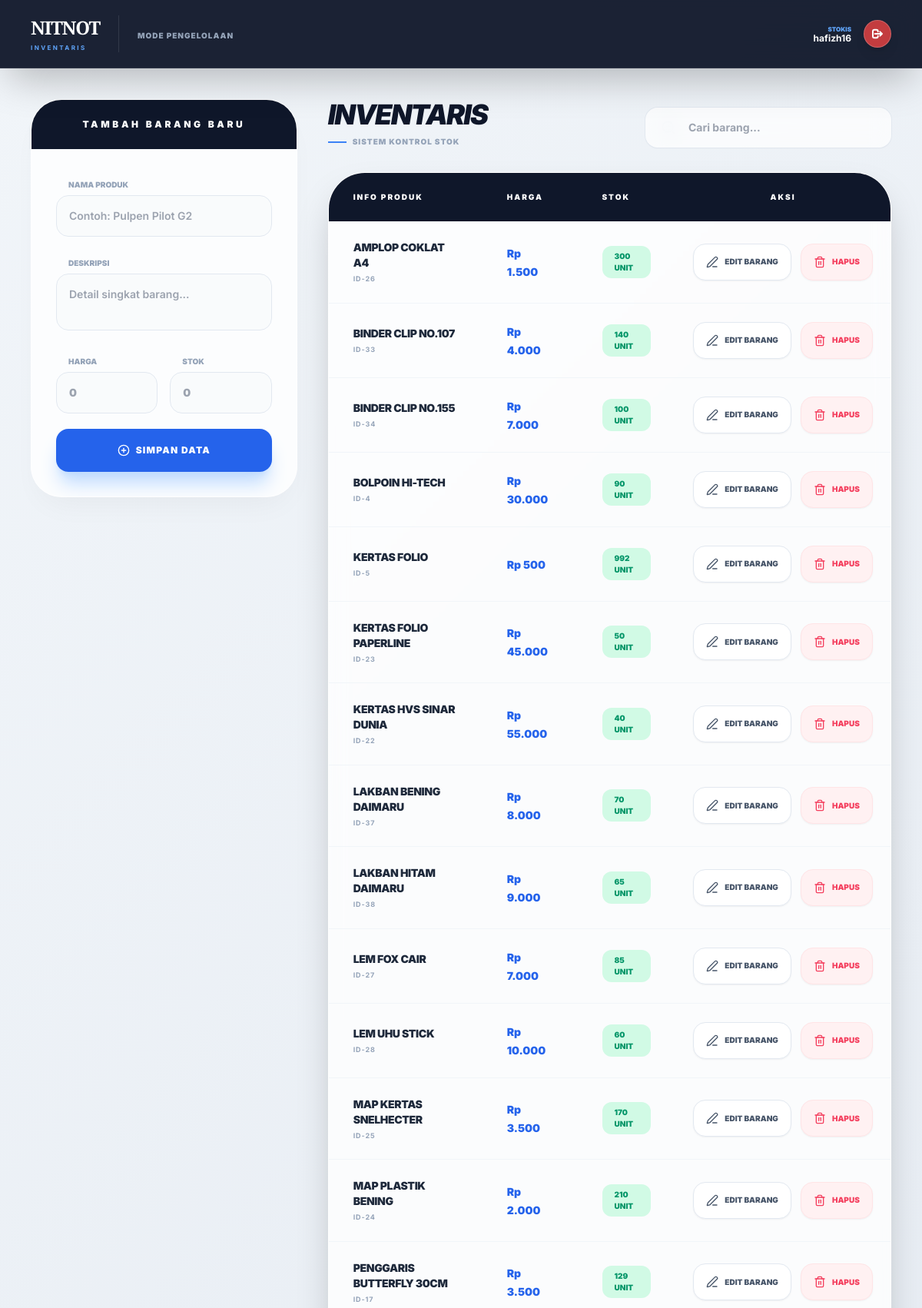
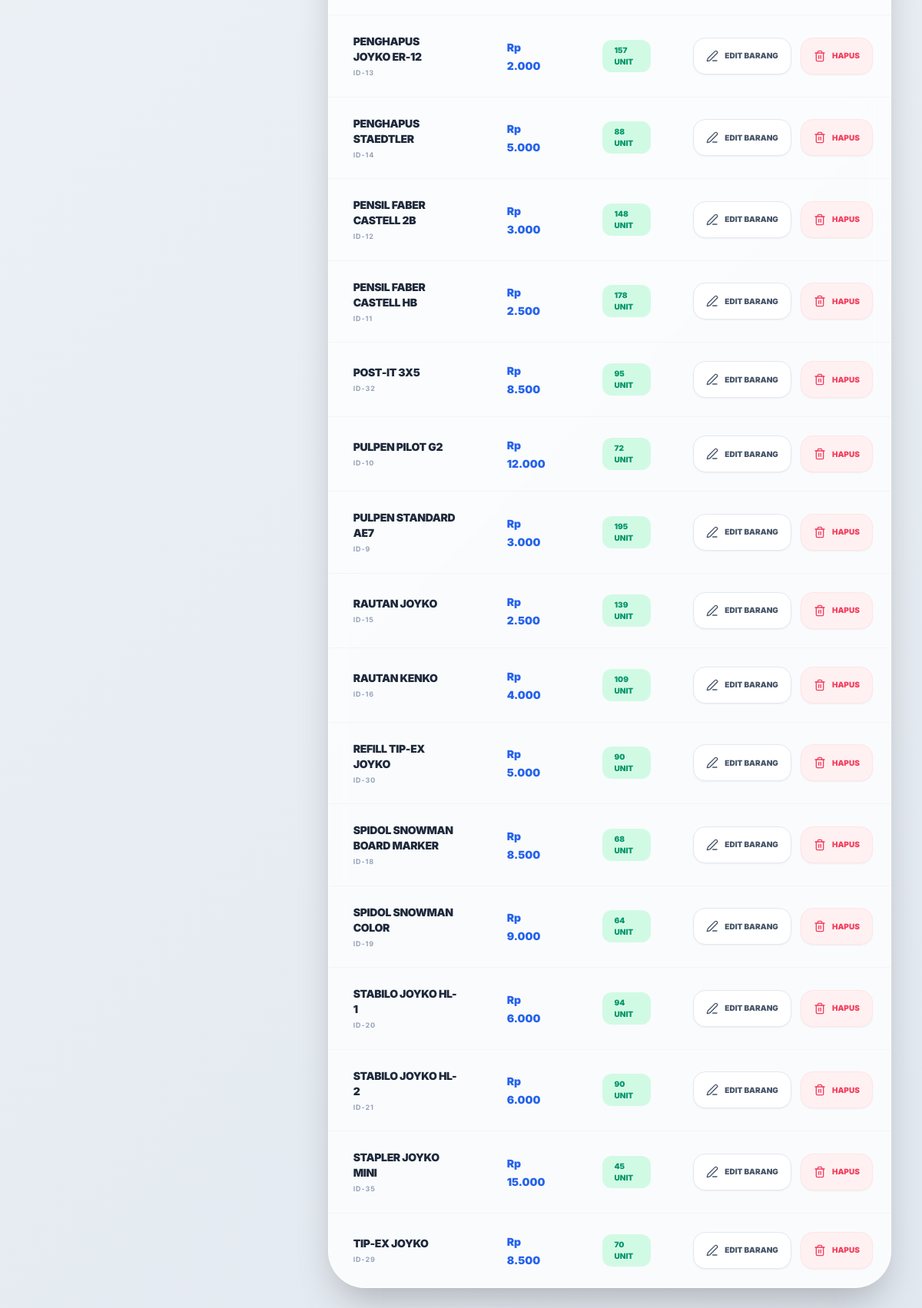
Screenshot of /stocker-dashboard (signed in) with the database file from the repository (2 pictures, top to bottom).
### tables this page shows
CREATE TABLE `products` (
  `id` bigint NOT NULL,
  `description` varchar(1000) DEFAULT NULL,
  `name` varchar(255) NOT NULL,
  `price` double NOT NULL,
  `stock` int NOT NULL
);

### stocker-dashboard.php (the view, shortened to what this page needs)
<?php
require __DIR__ . '/database.php';
$stmt = $pdo->query("SELECT id, name, description, price, stock FROM products ORDER BY name ASC");
$products = $stmt->fetchAll();
$username = $_SESSION['username'];
?>
<!DOCTYPE html>
<html>
<head>
    <script src="https://cdn.tailwindcss.com"></script>
</head>
<body class="body-font min-h-screen pb-10">
<nav class="glass-nav text-white px-4 md:px-10 py-5 sticky top-0 z-50 shadow-2xl">
    <div class="max-w-[1600px] mx-auto flex justify-between items-center">
        <div class="flex items-center space-x-6">
            <div class="flex flex-col border-r border-white/10 pr-6">
                <h1 class="logo-font text-xl md:text-2xl font-black tracking-tighter leading-none">NITNOT</h1>
                <p class="text-[8px] tracking-[0.3em] text-blue-400 font-bold uppercase mt-1">Inventaris</p>
            </div>
            <div class="hidden md:block">
                <span class="text-[10px] font-black text-slate-400 uppercase tracking-widest">Mode Pengelolaan</span>
            </div>
        </div>
        <div class="flex items-center space-x-4">
            <div class="text-right hidden sm:block">
                <p class="text-[8px] text-blue-400 uppercase font-black">Stokis</p>
                <p class="text-xs font-bold leading-none"><?= htmlspecialchars($username) ?></p>
            </div>
            <form action="/logout.php" method="post" class="m-0">
                <button type="submit" class="w-9 h-9 bg-red-500/80 hover:bg-red-600 rounded-full flex items-center justify-center shadow-lg transition-all border border-white/20">
                    <svg xmlns="http://www.w3.org/2000/svg" class="w-4 h-4 text-white" fill="none" viewBox="0 0 24 24" stroke="currentColor" stroke-width="3"><path stroke-linecap="round" stroke-linejoin="round" d="M17 16l4-4m0 0l-4-4m4 4H7m6 4v1a3 3 0 01-3 3H6a3 3 0 01-3-3V7a3 3 0 013-3h4a3 3 0 013 3v1" /></svg>
                </button>
            </form>
        </div>
    </div>
</nav>
<main class="max-w-[1600px] mx-auto p-5 md:p-10 lg:grid lg:grid-cols-12 gap-10">
    <div class="lg:col-span-4 mb-10 lg:mb-0">
        <div class="premium-card sticky top-28 overflow-hidden">
            <div class="bg-slate-900 p-6 text-center">
                <h2 class="text-white text-xs font-black uppercase tracking-[0.3em]">Tambah Barang Baru</h2>
            </div>
            <form action="stocker_action.php?action=add" method="post" class="p-8 space-y-5">
                <div class="space-y-1">
                    <label class="text-[10px] font-black text-slate-400 uppercase ml-4">Nama Produk</label>
                    <input type="text" name="name" placeholder="Contoh: Pulpen Pilot G2" required class="input-field w-full rounded-2xl p-4 text-sm font-semibold outline-none">
                </div>
                <div class="space-y-1">
                    <label class="text-[10px] font-black text-slate-400 uppercase ml-4">Deskripsi</label>
                    <textarea name="description" placeholder="Detail singkat barang..." rows="2" class="input-field w-full rounded-2xl p-4 text-sm font-semibold outline-none resize-none"></textarea>
                </div>
                <div class="grid grid-cols-2 gap-4">
                    <div class="space-y-1">
                        <label class="text-[10px] font-black text-slate-400 uppercase ml-4">Harga</label>
                        <input type="number" step="0.01" name="price" placeholder="0" required class="input-field w-full rounded-2xl p-4 text-sm font-black outline-none">
                    </div>
                    <div class="space-y-1">
                        <label class="text-[10px] font-black text-slate-400 uppercase ml-4">Stok</label>
                        <input type="number" name="stock" placeholder="0" required class="input-field w-full rounded-2xl p-4 text-sm font-black outline-none">
                    </div>
                </div>
                <button type="submit" class="w-full bg-blue-600 hover:bg-blue-700 text-white font-black py-5 rounded-2xl uppercase text-xs tracking-widest shadow-xl shadow-blue-200 transition-all active:scale-95 mt-4 flex items-center justify-center">
                    <i data-lucide="plus-circle" class="w-4 h-4 mr-2"></i> Simpan Data
                </button>
            </form>
        </div>
    </div>
    <div class="lg:col-span-8">
        <div class="flex flex-col md:flex-row justify-between items-start md:items-end mb-8 gap-6">
            <div>
                <h3 class="font-black text-slate-900 uppercase tracking-tighter text-3xl md:text-4xl italic leading-none">Inventaris</h3>
                <p class="text-[10px] font-black text-slate-400 uppercase tracking-widest mt-2 flex items-center">
                    <span class="w-6 h-[2px] bg-blue-500 mr-2"></span> Sistem Kontrol Stok
                </p>
            </div>
            <div class="relative w-full md:w-80 group">
                <i data-lucide="search" class="w-5 h-5 absolute left-5 top-4 text-slate-400 group-focus-within:text-blue-500 transition-colors"></i>
                <input type="text" id="inventorySearch" onkeyup="filterInventory()" placeholder="Cari barang..." class="w-full pl-14 pr-6 py-4 bg-white/70 backdrop-blur-md border-none rounded-2xl text-sm font-bold shadow-sm ring-1 ring-slate-200 focus:ring-2 focus:ring-blue-500 transition-all outline-none">
            </div>
        </div>
        <div class="lg:bg-white lg:rounded-[3rem] lg:shadow-2xl lg:border lg:border-white lg:overflow-hidden lg:backdrop-blur-md lg:bg-opacity-80">
            <table class="w-full text-left border-collapse">
                <thead class="hide-on-mobile bg-slate-900 text-white">
                    <tr>
                        <th class="px-8 py-6 text-[10px] font-black uppercase tracking-[0.2em]">Info Produk</th>
                        <th class="px-8 py-6 text-[10px] font-black uppercase tracking-[0.2em]">Harga</th>
                        <th class="px-8 py-6 text-[10px] font-black uppercase tracking-[0.2em]">Stok</th>
                        <th class="px-8 py-6 text-[10px] font-black uppercase tracking-[0.2em] text-center">Aksi</th>
                    </tr>
                </thead>
                <tbody id="inventoryBody" class="lg:divide-y lg:divide-slate-100">
                    <?php foreach ($products as $product): ?>
                    <tr class="inventory-row hover:bg-blue-50/50 transition-all group">
                        <td class="px-0 lg:px-8 lg:py-6">
                            <div class="flex flex-col">
                                <span class="product-name font-black text-slate-800 text-lg lg:text-sm uppercase tracking-tight"><?= htmlspecialchars($product['name']) ?></span>
                                <span class="text-[9px] text-slate-400 font-bold uppercase tracking-widest mt-1">ID-<?= htmlspecialchars($product['id']) ?></span>
                            </div>
                        </td>
                        <td class="px-0 lg:px-8 lg:py-6">
                            <span class="font-black text-blue-600 text-lg lg:text-sm">Rp <?= number_format($product['price'], 0, ',', '.') ?></span>
                        </td>
                        <td class="px-0 lg:px-8 lg:py-6">
                            <div class="flex items-center">
                                <span class="<?= $product['stock'] <= 5 ? 'bg-rose-100 text-rose-600' : 'bg-emerald-100 text-emerald-600' ?> px-4 py-1.5 rounded-xl font-black text-[10px] uppercase">
                                    <?= htmlspecialchars($product['stock']) ?> unit
                                </span>
                            </div>
                        </td>
                        <td class="px-0 lg:px-8 lg:py-6 text-center pt-5 lg:pt-6">
                            <div class="flex lg:justify-center space-x-3">
                                <a href="edit-product.php?id=<?= $product['id'] ?>" class="flex-1 lg:flex-none h-12 lg:w-auto lg:px-4 rounded-2xl bg-white border border-slate-200 flex items-center justify-center text-slate-600 hover:bg-slate-900 hover:text-white transition-all shadow-sm">
                                    <i data-lucide="edit-3" class="w-4 h-4 mr-2"></i>
                                    <span class="font-black text-[10px] uppercase">Edit Barang</span>
                                </a>
                                <a href="stocker_action.php?action=delete&id=<?= $product['id'] ?>" onclick="return confirm('Hapus produk ini dari database?')" class="flex-1 lg:flex-none h-12 lg:w-auto lg:px-4 rounded-2xl bg-rose-50 border border-rose-100 flex items-center justify-center text-rose-500 hover:bg-rose-500 hover:text-white transition-all shadow-sm">
                                    <i data-lucide="trash-2" class="w-4 h-4 mr-2"></i>
                                    <span class="font-black text-[10px] uppercase">Hapus</span>
                                </a>
                            </div>
                        </td>
                    </tr>
                    <?php endforeach; ?>
                </tbody>
            </table>
        </div>
    </div>
</main>
</body>
</html>

### stocker-dashboard.php (style rules this page uses)
.logo-font { font-family: 'Playfair Display', serif; }
body { font-family: 'Inter', sans-serif; background: linear-gradient(135deg, #f1f5f9 0%, #e2e8f0 100%); min-height: 100vh; }
.glass-nav { background: rgba(15, 23, 42, 0.95); backdrop-filter: blur(15px); border-bottom: 1px solid rgba(255, 255, 255, 0.1); }
.premium-card { background: rgba(255, 255, 255, 0.8); backdrop-filter: blur(10px); border: 1px solid rgba(255, 255, 255, 0.6); border-radius: 2.5rem; box-shadow: 0 20px 40px -15px rgba(0,0,0,0.05); }
.input-field { background: rgba(248, 250, 252, 0.8); border: 1px solid #e2e8f0; transition: all 0.3s ease; }

### rows the page displays
products: name "AMPLOP COKLAT A4", id "26", price "1.500", stock "300"
products: name "BINDER CLIP NO.107", id "33", price "4.000", stock "140"
products: name "BINDER CLIP NO.155", id "34", price "7.000", stock "100"
products: name "BOLPOIN HI-TECH", id "4", price "30.000", stock "90"
products: name "KERTAS FOLIO", id "5", price "500", stock "992"
products: name "KERTAS FOLIO PAPERLINE", id "23", price "45.000", stock "50"
products: name "KERTAS HVS SINAR DUNIA", id "22", price "55.000", stock "40"
products: name "LAKBAN BENING DAIMARU", id "37", price "8.000", stock "70"
products: name "LAKBAN HITAM DAIMARU", id "38", price "9.000", stock "65"
products: name "LEM FOX CAIR", id "27", price "7.000", stock "85"
products: name "LEM UHU STICK", id "28", price "10.000", stock "60"
products: name "MAP KERTAS SNELHECTER", id "25", price "3.500", stock "170"
products: name "MAP PLASTIK BENING", id "24", price "2.000", stock "210"
products: name "PENGGARIS BUTTERFLY 30CM", id "17", price "3.500", stock "129"
products: name "PENGHAPUS JOYKO ER-12", id "13", price "2.000", stock "157"
products: name "PENGHAPUS STAEDTLER", id "14", price "5.000", stock "88"
products: name "PENSIL FABER CASTELL 2B", id "12", price "3.000", stock "148"
products: name "PENSIL FABER CASTELL HB", id "11", price "2.500", stock "178"
products: name "POST-IT 3X5", id "32", price "8.500", stock "95"
products: name "PULPEN PILOT G2", id "10", price "12.000", stock "72"
products: name "PULPEN STANDARD AE7", id "9", price "3.000", stock "195"
products: name "RAUTAN JOYKO", id "15", price "2.500", stock "139"
products: name "RAUTAN KENKO", id "16", price "4.000", stock "109"
products: name "REFILL TIP-EX JOYKO", id "30", price "5.000", stock "90"
products: name "SPIDOL SNOWMAN BOARD MARKER", id "18", price "8.500", stock "68"
products: name "SPIDOL SNOWMAN COLOR", id "19", price "9.000", stock "64"
products: name "STABILO JOYKO HL-1", id "20", price "6.000", stock "94"
products: name "STABILO JOYKO HL-2", id "21", price "6.000", stock "90"
products: name "STAPLER JOYKO MINI", id "35", price "15.000", stock "45"
products: name "TIP-EX JOYKO", id "29", price "8.500", stock "70"

### other values shown
$username "hafizh16"
